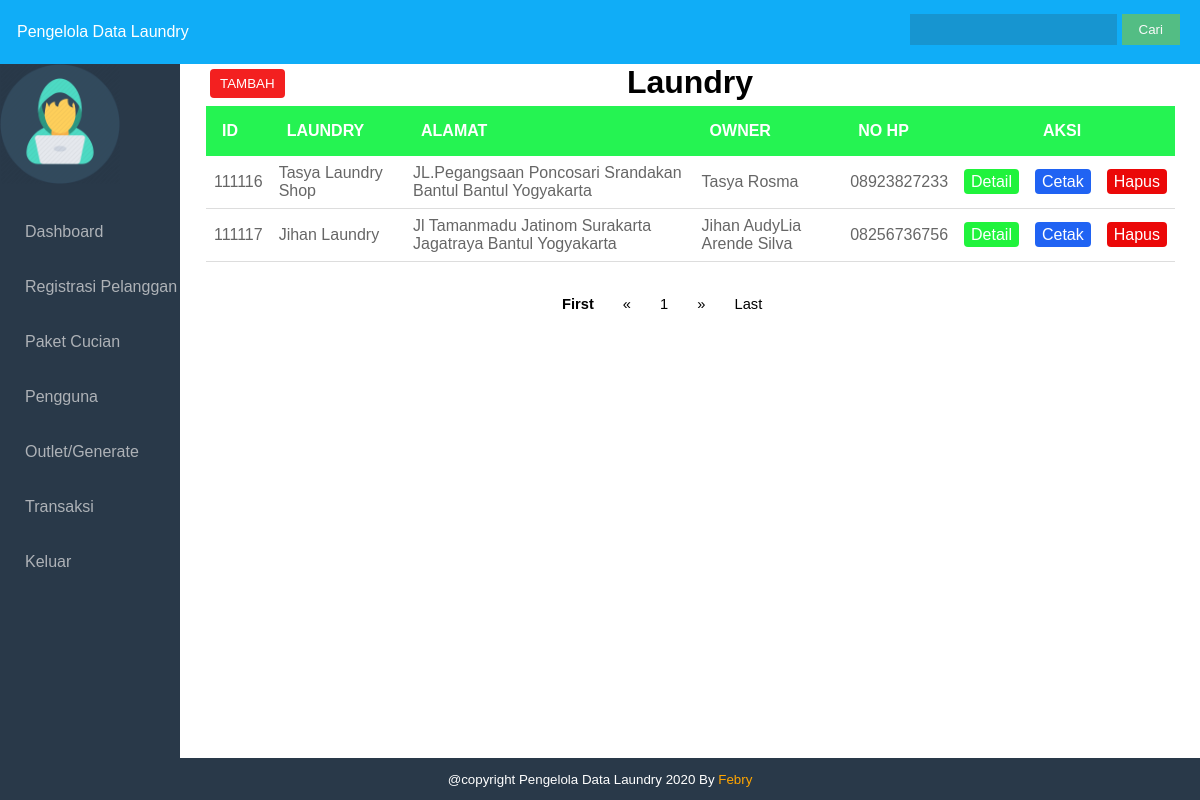
Screenshot of /laundry/admin/outlet.php?id=111116 (signed in) with the database file from the repository.
### tables this page shows
CREATE TABLE `owner` (
  `id` int(11) NOT NULL,
  `nama_own` varchar(100) NOT NULL,
  `nama_laundry` varchar(100) NOT NULL,
  `alamat` varchar(100) NOT NULL,
  `tlpn` varchar(100) NOT NULL,
  `username` varchar(100) NOT NULL,
  `password` varchar(100) NOT NULL,
  `level` varchar(100) NOT NULL
);

### laundry/admin/outlet.php (the view, shortened to what this page needs)
<!DOCTYPE html>
<html>
<head>
	<link rel="stylesheet" type="text/css" href="style.css">
</head>
<body>
	<div class="wrapper">
		<div class="header">
            <?php include 'header.php'; ?>
		</div>
        <div class="badan">
			<div class="sidebar">
				<?php include 'sidebar.php'; ?>
			</div>
		<div class="content">
        <h1>Laundry</h1>
        <a href="#tambah" style="margin-left: 30px"><button class="btn-tambah">TAMBAH</button></a>
			<table class="table-line">
				<thead>
					<tr>
						<th>id</th>
						<th>Laundry</th>
                        <th>Alamat</th>
                        <th>Owner</th>
                        <th>NO HP</th>
                        <th></th>
						<th colspan="2">Aksi</th>
					</tr>
				</thead>
				<tbody>
                <?php
					include '../koneksi.php';
					$page = (isset($_GET['page']))? $_GET['page'] : 1;
					$limit = 10;
                  $limit_start = ($page - 1) * $limit;
					$cari = $_POST['cari'];
                    if($cari != ''){
                        $result  = mysqli_query($koneksi, "SELECT * FROM owner  WHERE id LIKE '%$cari%' OR nama_laundry LIKE '%$cari%' OR tlpn LIKE '%$cari%' OR alamat LIKE '%$cari%' OR nama_own LIKE '%$cari%' OR username LIKE '%$cari%' LIMIT ".$limit_start.",".$limit." ");
                        }
                    else{
                        $result = mysqli_query($koneksi,"SELECT * FROM owner  LIMIT ".$limit_start.",".$limit." ");
                        }
                    if(mysqli_num_rows($result)){
                    while($isi = mysqli_fetch_array($result) ){
                        ?>
                        <tr>
                            <td><?= $isi['id']; ?></td>
                            <td><?= $isi['nama_laundry']; ?></td>
                            <td><?= $isi['alamat']; ?></td>
                            <td><?= $isi['nama_own']; ?></td>
                            <td><?= $isi['tlpn']; ?></td>
                            <td>
                                <a href="outlet.php?id=<?php echo $isi['id']; ?>#edit" style="" value="id=<?= $isi['id']?>" class="btn-edit" >Detail</a>
                            </td>
                            <td>
                                <a href="eksport.php?id=<?php echo $isi['id']; ?>" style="" value="id=<?= $isi['id']?>" class="btn-cetak">Cetak</a>
                            </td>
                            <td>
                                <a role="button" href="outlet.php?id=<?php echo $isi['id']; ?>&act=delete" class="btn-hapus">Hapus</a>
                            </td>
						</tr>
					<?php }}
                    else{
                        echo "<tr><td colspan='7'><p style='text-align: center'>Data Tidak Ditemukan</p></td></tr>";
                        }?>
                    </tbody>
				</table>
		<nav class="nav-button">
        <ul>
            <?php
                if($page == 1){
                ?>
            	<li><a style="font-weight: bold;">First</a></li>
        		<li><a href="#">&laquo;</a></li>
                <?php
                }else{
                $link_prev = ($page > 1)? $page - 1 : 1;
                ?>
                <li><a href="outlet.php?page=1">First</a></li>
                <li><a href="outlet.php?page=<?php echo $link_prev; ?>">&laquo;</a></li>
                <?php
                }
                ?>
                <?php
                $sql_jml = mysqli_query($koneksi, "SELECT COUNT(*) AS jumlah FROM owner");
                $get_jumlah = mysqli_fetch_array($sql_jml);
                $jumlah_page = ceil($get_jumlah['jumlah'] / $limit);
                $jumlah_number = 3;
                $start_number = ($page > $jumlah_number)? $page - $jumlah_number : 1;
                $end_number = ($page < ($jumlah_page - $jumlah_number))? $page + $jumlah_number : $jumlah_page;
                for($i = $start_number; $i <= $end_number; $i++){
                $link_active = ($page == $i)? ' class="active"' : '';
                ?>
                <li <?php echo $link_active; ?>><a href="outlet.php?page=<?php echo $i; ?>"><?php echo $i; ?></a></li>
                <?php
                }
                ?>
                <?php
                if($page == $jumlah_page){
                ?>
                <li><a href="#">&raquo;</a></li>
                <li><a href="#">Last</a></li>
                <?php
                }else{
                $link_next = ($page < $jumlah_page)? $page + 1 : $jumlah_page;
                ?>
                <li><a href="outlet.php?page=<?php echo $link_next; ?>">&raquo;</a></li>
                <li><a href="outlet.php?page=<?php echo $jumlah_page; ?>">Last</a></li>
                <?php
                }
                ?>
            </ul>
            </nav>
			</div>
        </div>
        <div class="footer">
            <p> @copyright Pengelola Data Laundry 2020 By<a target="_blank" href="https://www.instagram.com/official_febryardyansyah/" style="text-decoration:none; color:orange"> Febry</a></p>
        </div>
	</div>
</body>
</html>

### laundry/admin/style.css (style rules this page uses)
body { margin: 0; padding: 0; font-family: Arial, Helvetica, sans-serif; }
.header { background-color: #10adf7; position: fixed; top: 0; right: 0; left: 0; z-index: 1030; color: #ffffff; }
.wrapper { width: 100%; height: 100%; }
.badan { margin-top: 64px; width: 100%; height: 80%; }
.badan .sidebar { float: left; width: 15%; height: 900px; background:#293949; position: fixed; z-index: 1; left: 0; }
ul { padding: 0; margin-left: -1 0px; }
ul li { list-style: none; }
ul li a { text-decoration: none; color: #aeb2b7; display: block; padding: 19px 0px 18px 25px; transition: all 200ms ease-in; }
.badan .content { float: right; width: 85%; }
.content h1 { text-align: center ; padding: 0; margin: 0 0 -40px 0; }
.table-line { width: 95%; margin: 0 0 0 26px; border-collapse: collapse; }
.table-line th { background: #25f352; color: #ffffff; padding: 1em; text-align: left; text-transform: uppercase; }
.table-line td { border-bottom: 1px solid #DDDDDD; color: #666666; padding: 8px; }
.footer { width: 100%; background: #293949; color: #fff; position: absolute; bottom: 0px; }
.footer p { text-align: center; font-size: 10pt; }
.footer p a { text-decoration: none; }
.nav-button { margin-left: 35%; font-size: 11pt; margin-top: 6px; }
.nav-button ul li { display: inline-block; }
.nav-button ul li a { color: #000000; text-decoration: none; }
.btn-tambah { background-color: #f32020; color: white; padding: 7px 10px; margin: 8px 0; border: none; border-radius: 4px; cursor: pointer; }
.btn-hapus { background-color: #eb0808; color: white; padding: 4px 7px; margin: 8px 0; border: none; border-radius: 4px; text-decoration: none; }
.btn-edit { background-color: #20f33c; color: white; padding: 4px 7px; margin: 8px 0; border: none; border-radius: 4px; text-decoration: none; }
.btn-cetak { background-color: #2063f3; color: white; padding: 4px 7px; margin: 8px 0; border: none; border-radius: 4px; text-decoration: none; }

### rows the page displays
owner: id "111116", nama_laundry "Tasya Laundry Shop", alamat "JL.Pegangsaan Poncosari Srandakan Bantul Bantul Yogyakarta", nama_own "Tasya Rosma", tlpn "08923827233"
owner: id "111117", nama_laundry "Jihan Laundry", alamat "Jl Tamanmadu Jatinom Surakarta Jagatraya Bantul Yogyakarta", nama_own "Jihan AudyLia Arende Silva", tlpn "08256736756"
